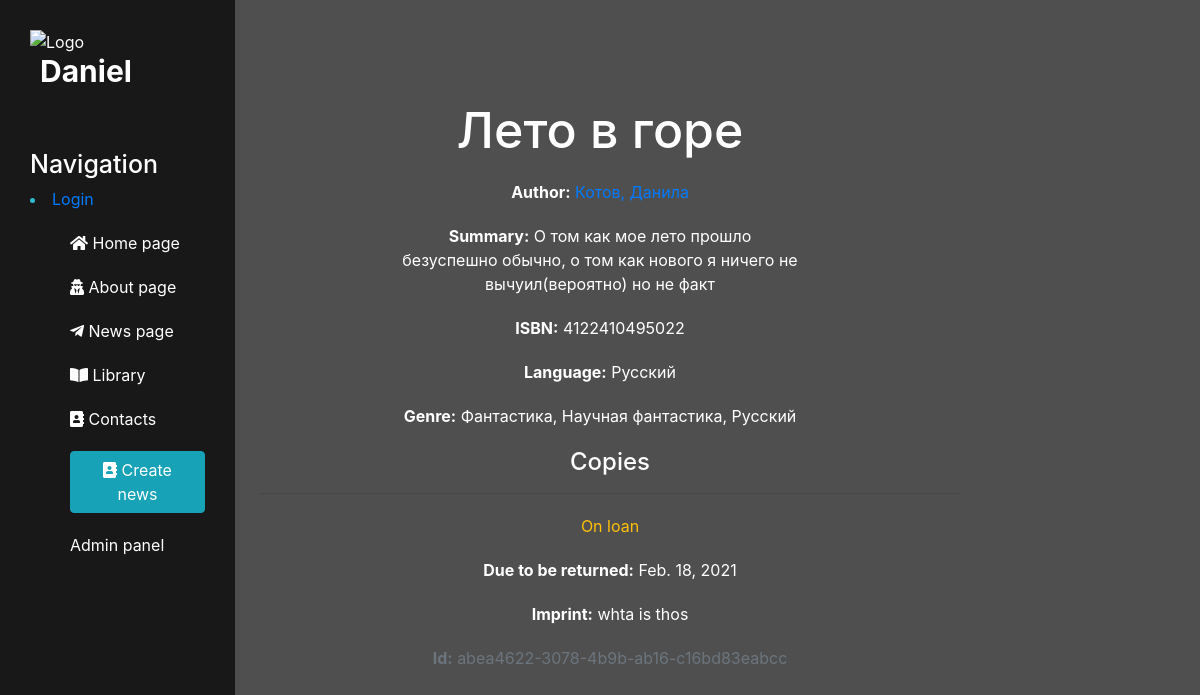
Page /library/book/2 on the earlier database version.
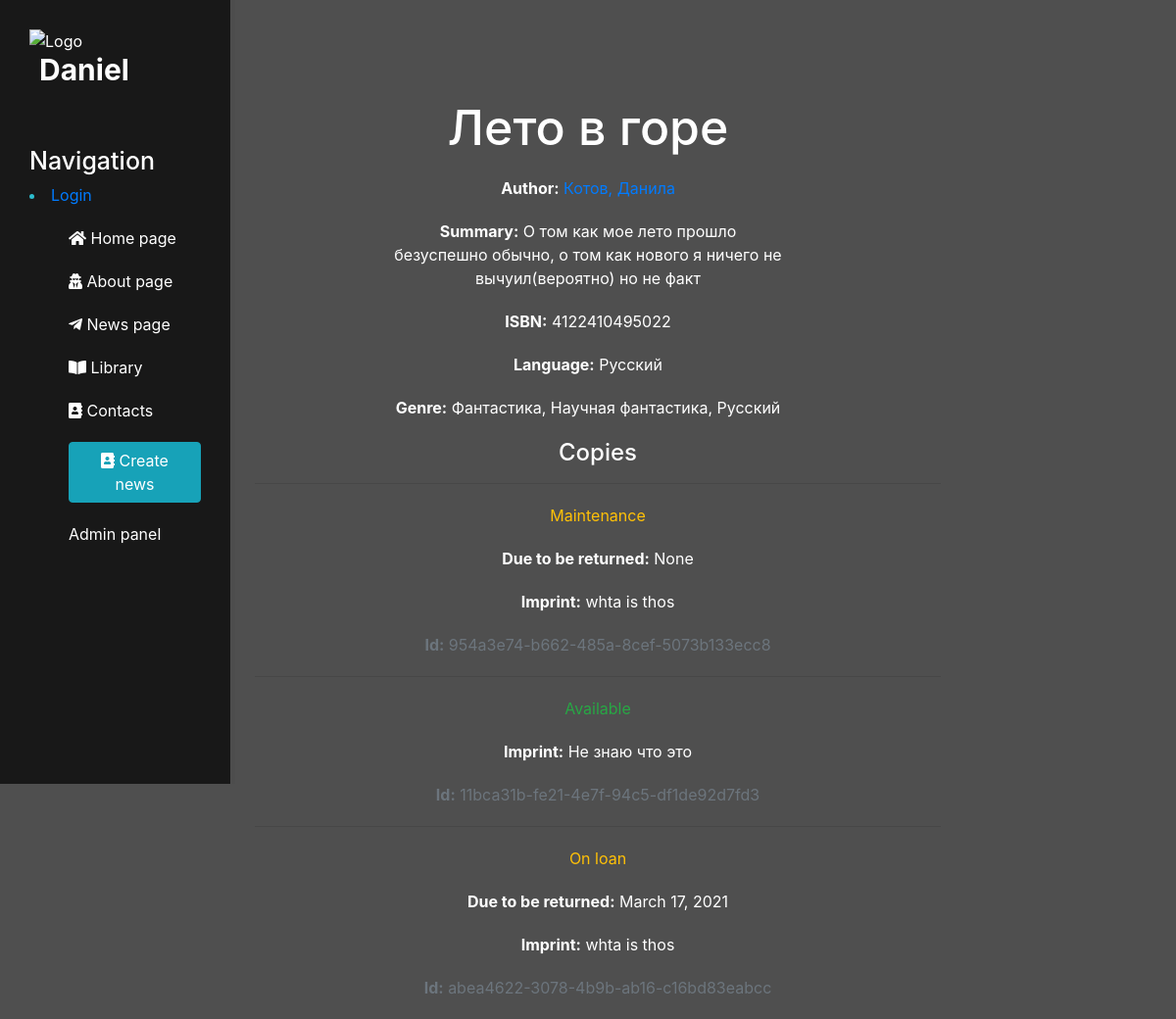
Same page on the later database version.
### library/models.py (models this page shows, shortened)
class Book(models.Model):
    title = models.CharField(max_length=200)
    author = models.ForeignKey('Author', on_delete=models.SET_NULL, null=True)
    summary = models.TextField(max_length=1000, help_text="Enter a brief description of the book")
    isbn = models.CharField('ISBN', max_length=13,
                            help_text='13 Character <a href="https://www.isbn-international.org/content/what-isbn'
                                      '">ISBN number</a>')
    genre = models.ManyToManyField(Genre, help_text="Select a genre for this book")
    language = models.ForeignKey('Language', on_delete=models.SET_NULL, null=True)
    class Meta:
        ordering = ['title', 'author']
    def display_genre(self):
        """Creates a string for the Genre. This is required to display genre in Admin."""
        return ', '.join([genre.name for genre in self.genre.all()[:3]])
    display_genre.short_description = 'Genre'

class Author(models.Model):
    first_name = models.CharField(max_length=100)
    last_name = models.CharField(max_length=100)
    date_of_birth = models.DateField(null=True, blank=True)
    date_of_death = models.DateField('Died', null=True, blank=True)
    class Meta:
        ordering = ['last_name', 'first_name']
    def __str__(self):
        return '%s, %s' % (self.last_name, self.first_name)

class Language(models.Model):
    name = models.CharField(
        max_length=200,
        help_text="Enter the book's natural language (e.g. English, French, Japanese etc.)")
    def __str__(self):
        return self.name

class Genre(models.Model):
    name = models.CharField(
        max_length=200,
        help_text="Enter a book genre (e.g. Science Fiction, French Poetry etc.)")
    def __str__(self):
        return self.name

class BookInstance(models.Model):
    id = models.UUIDField(primary_key=True, default=uuid.uuid4,
                          help_text="Unique ID for this particular book across whole library")
    book = models.ForeignKey('Book', on_delete=models.RESTRICT)
    imprint = models.CharField(max_length=200)
    due_back = models.DateField(null=True, blank=True)
    borrower = models.ForeignKey(User, on_delete=models.SET_NULL, null=True, blank=True)
    LOAN_STATUS = (
        ('m', 'Maintenance'),
        ('o', 'On loan'),
        ('a', 'Available'),
        ('r', 'Reserved'),
    )
    status = models.CharField(
        max_length=1,
        choices=LOAN_STATUS,
        blank=True,
        default='m',
        help_text='Book availability')
    class Meta:
        ordering = ["due_back"]
        permissions = (("can_mark_returned", "Set book as returned"),)

### library/views.py (the view)
# urls.py: url(r'^book/(?P<pk>\d+)$', views.BookDetailView.as_view(), name='book-detail'),
class BookDetailView(generic.DetailView):
    model = Book

### templates/library/book_detail.html (shortened to what this page needs)
{% extends "main/layout.html" %}
{% block content %}
    <div class="features">
    <h1>{{ book.title }}</h1>
      <p><strong>Author:</strong> <a href="">{{ book.author }}</a></p>
      <p><strong>Summary:</strong> {{ book.summary }}</p>
      <p><strong>ISBN:</strong> {{ book.isbn }}</p>
      <p><strong>Language:</strong> {{ book.language }}</p>
      <p><strong>Genre:</strong> {% for genre in book.genre.all %} {{ genre }}{% if not forloop.last %}, {% endif %}{% endfor %}</p>
      <div style="margin-left:20px;margin-top:20px">
            <h4>Copies</h4>
            {% for copy in book.bookinstance_set.all %}
            <hr>
            <p class="{% if copy.status == 'a' %}text-success{% elif copy.status == 'd' %}text-danger{% else %}text-warning{% endif %}">{{ copy.get_status_display }}</p>
            {% if copy.status != 'a' %}<p><strong>Due to be returned:</strong> {{copy.due_back}}</p>{% endif %}
            <p><strong>Imprint:</strong> {{copy.imprint}}</p>
            <p class="text-muted"><strong>Id:</strong> {{copy.id}}</p>
            {% endfor %}
      </div>
    </div>
{% endblock %}

### templates/main/layout.html (shortened to what this page needs)
{% load static %}
<!doctype html>
<html lang="en">
<head>
    <link rel="stylesheet" href="https://stackpath.bootstrapcdn.com/bootstrap/4.5.2/css/bootstrap.min.css">
    <link rel="stylesheet" href="{% static 'main/css/main.css' %}">
    <link rel="stylesheet" href="https:/use.fontawesome.com/releases/v5.8.2/css/all.css">
</head>
<body>
    <aside>
        <img src="{% static 'main/img/Hezarfen-Space-Logo.png' %}" alt="Logo">
        <span class="logo">
            Daniel
        </span>
        <h3>Navigation</h3>
        {% if user.is_authenticated %}
        <li>
            User: {{ user.get_username }}
            {% if user.is_staff %}
                (Staff)
            {% endif %}
        </li>
            <li><a href="{% url 'logout'%}?next={{request.path}}">Logout</a></li>
            <li><a href="{% url 'my-borrowed' %}">My Borrowed</a></li>
            {% if user.is_staff %}
                    {% if perms.catalog.can_mark_returned %}
                         <li><a href="{% url 'all-borrowed' %}">All borrowed</a></li>
                    {% endif %}
            {% endif %}
        {% else %}
        <li><a href="{% url 'login'%}?next={{request.path}}">Login</a></li>
        {% endif %}
        {% block sidebar %}
        <ul>
            <a href="{% url 'home' %}"><li><i class="fas fa-home"></i> Home page</li></a>
            <a href="{% url 'about' %}"><li><i class="fas fa-user-secret"></i> About page</li></a>
            <a href="{% url 'news_home' %}"><li><i class="fab fa-telegram-plane"></i> News page</li></a>
            <a href="{% url 'library_home' %}"><li><i class="fas fa-book-open"></i> Library</li></a>
            <a href="{% url 'contacts' %}"><li><i class="fas fa-address-book"></i> Contacts</li></a>
            <a href="{% url 'create' %}"><li><button class="btn btn-info"> <i class="fas fa-address-book"></i> Create news</button></li></a>
            <a href="{% url 'admin' %}"><li>Admin panel</li></a>
        </ul>
        {% endblock %}
    </aside>
    <main>
        {% block content%}
        {% endblock %}
    </main>
</body>
</html>

### static/main/css/main.css (style rules this page uses)
body { background: #4f4f4f; }
aside { float: left; background: #181818; width: 20%; padding: 2.5%; height: 100vh; color: #fff; border-right: 5px solid #4d4d4d; }
main { margin-left: 20%; }
aside img { width: 100px; float: left; }
aside .logo { font-size: 30px; margin-left: 10px; font-weight: bold; position: relative; top: -5px; }
aside li { color: #2CBCCD; }
aside h3 { margin-top: 50px; font-size: 25px; }
aside ul { list-style: none; }
aside ul li { color: #fff; display: block; margin-top: 20px; transition: transform .6s ease; }
main .features { float: left; color: #fff; margin-top: 100px; text-align: center; width: 75%; }
main .features h1 { font-size: 50px; }
main .features p { max-width: 400px; margin: 20px auto; }

Differences in the rows shown:
added BookInstance: status "Maintenance", due_back "None", imprint "whta is thos", id "954a3e74-b662-485a-8cef-5073b133ecc8"
added BookInstance: status "Available", imprint "Не знаю что это", id "11bca31b-fe21-4e7f-94c5-df1de92d7fd3"
changed BookInstance "On loan": due_back "Feb. 18, 2021" → "March 17, 2021"
